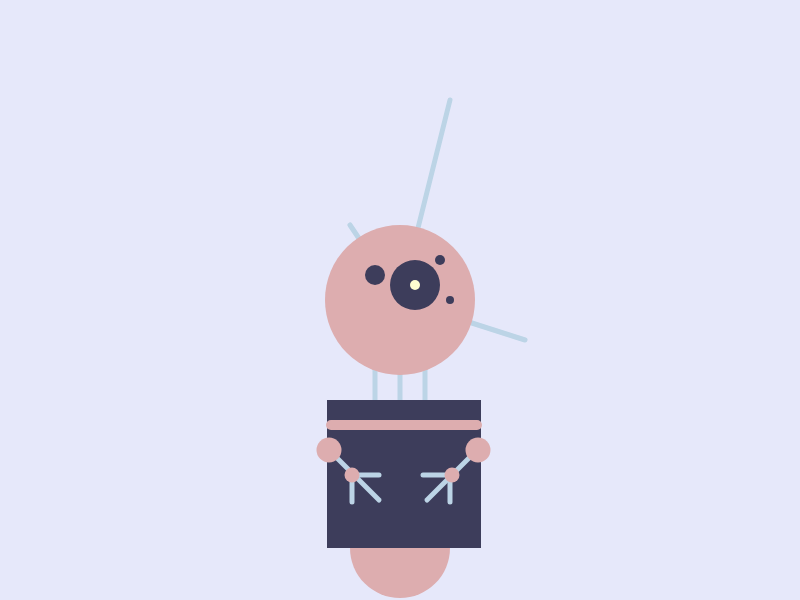
Frame 1 (no input)
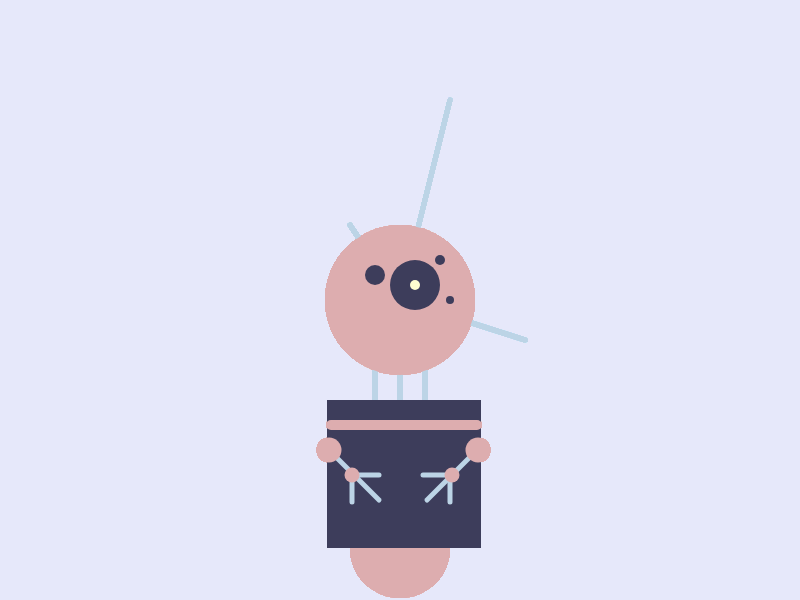
Frame 60 (no input)
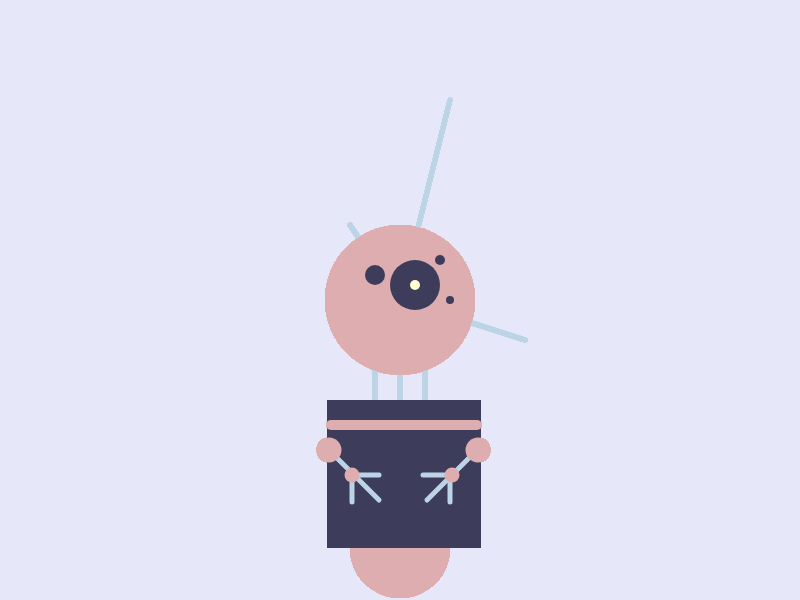
Frame 120 (the mouse pressed at the canvas centre since frame 60)

The p5.js sketch that drew these frames (run headless with seeded random() and noise() and a simulated clock; from frame 60 on, the mouse is pressed at the canvas centre):

// p5.js sketch
// ── sketch.js
function setup() { createCanvas(800,600);
					background(230, 232, 250);
  
}

function draw() { 	

					//collo
					strokeWeight(5);
					stroke(188, 212, 230);
					line(width/2-25, height/2, width/2-25, height/2+100);
					line(width/2, height/2, width/2, height/2+100);
					line(width/2+25, height/2, width/2+25, height/2+100);

					//antenne
					line(width/2, height/2, width/2-50, height/2-75);
					line(width/2, height/2,width/2+50, 100);
					line(width/2, height/2,width/2+125,height/2+40);

					//testa
					fill(221, 173, 175);
					noStroke();
					ellipse(width/2, height/2, 75*2, 75*2);

					//ruota
					ellipse(width/2, height-52, 100,100)

					//occhio
					fill(61, 61, 91); //grande
					/*strokeWeight(5);
					stroke(25,255,200);*/
					ellipse( width/2+15, height/2-15, 50, 50);

					
					
					fill(255, 253, 208); //giallo
					ellipse(width/2+15, height/2-15, 10, 10);

					fill(61, 61, 91); //grigi piccoli
					ellipse(width/2-25, height/2-25, 20, 20);
					ellipse(width/2+40, height/2-40, 10, 10);
					ellipse(width/2+50, height/2, 8,8);

  					//corpo
  					rect(width/2-73, height/2+100, 154, 148);
  					strokeWeight(10);
  					stroke(221, 173, 175);
  					line(width/2-69, height/2+125, width/2+77, height/2+125);

  					//manine
  					strokeWeight(5);
  					stroke(188, 212, 230);
  					line(width/2-71, height/2+150, width/2-21, height/2+200); //L
  					line(width/2+77, height/2+150, width/2+27, height/2+200); //R
  					line(width/2-48, height/2+175, width/2-48, height/2+202); //v L
  					line(width/2-48, height/2+175, width/2-21, height/2+175); //o L
  					line(width/2+50, height/2+175, width/2+50, height/2+202); //v R
  					line(width/2+50, height/2+175, width/2+23, height/2+175); //o
  					noStroke();
  					fill(221, 173, 175);
  					ellipse(width/2-71, height/2+150,25,25);
  					ellipse(width/2+78, height/2+150,25,25);

  					//polsi
  					ellipse(width/2-48, height/2+175, 15, 15);
  					ellipse(width/2+52, height/2+175, 15,15);

}
